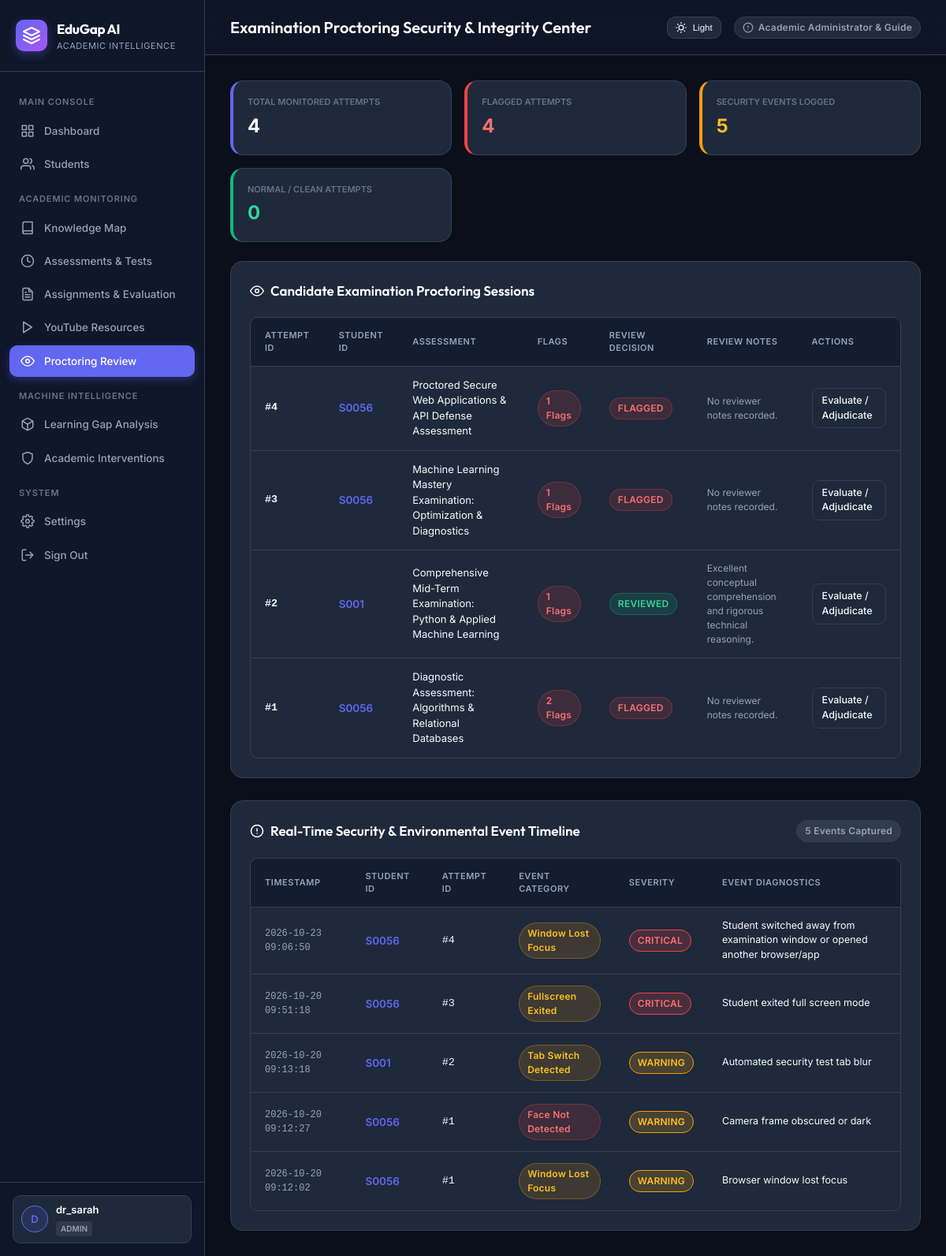
Page /proctoring-review (signed in) on the earlier database version.
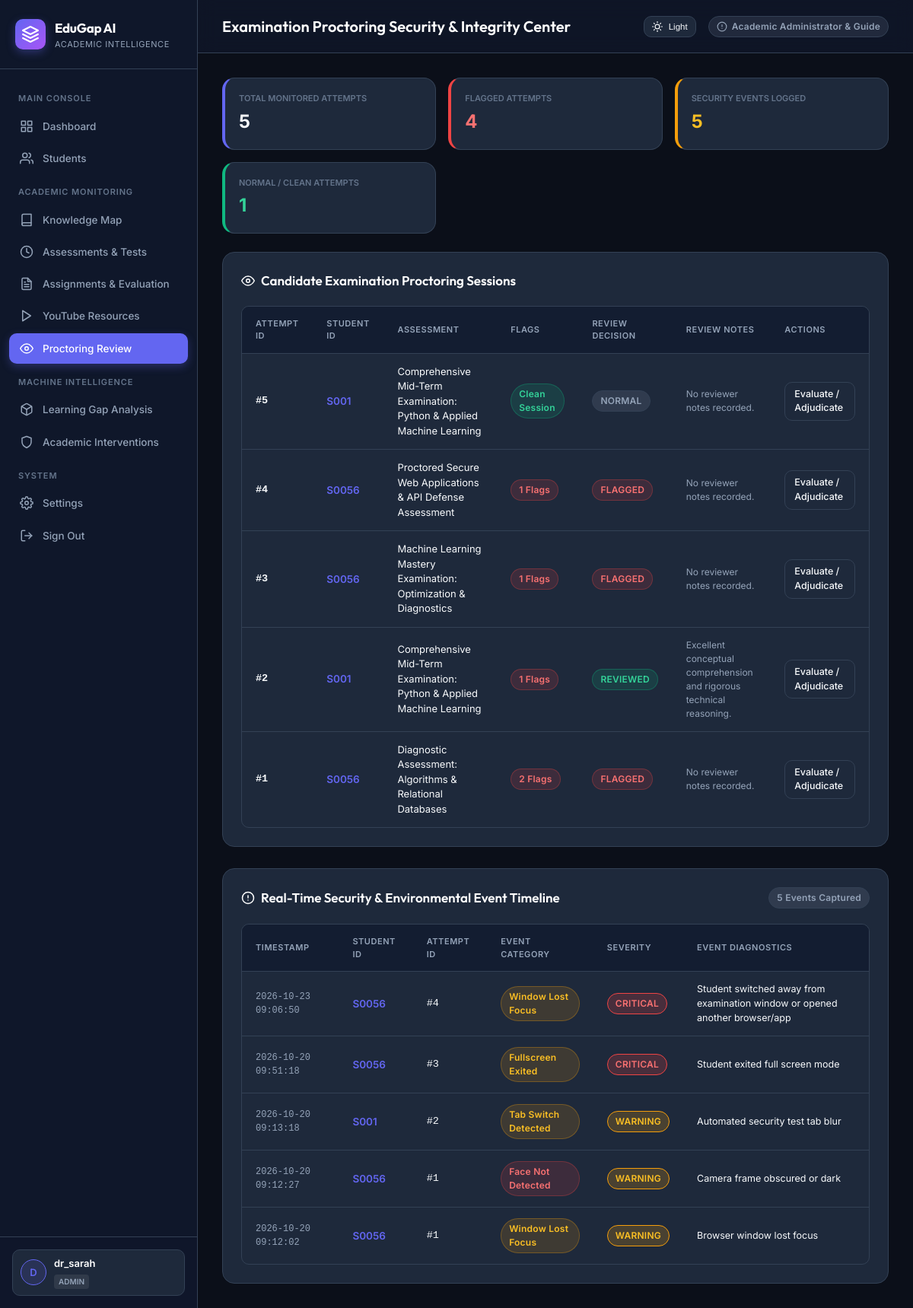
Same page on the later database version.
### tables this page shows
CREATE TABLE assessment_attempts (
        id INTEGER PRIMARY KEY AUTOINCREMENT,
        assessment_id INTEGER NOT NULL,
        student_id TEXT NOT NULL,
        started_at TIMESTAMP DEFAULT CURRENT_TIMESTAMP,
        submitted_at TIMESTAMP,
        time_taken_seconds INTEGER DEFAULT 0,
        score REAL DEFAULT 0.0,
        max_score REAL DEFAULT 100.0,
        percentage REAL DEFAULT 0.0,
        passed INTEGER DEFAULT 0,
        status TEXT DEFAULT 'in_progress', -- 'in_progress', 'submitted', 'evaluated'
        proctoring_flag_count INTEGER DEFAULT 0,
        review_status TEXT DEFAULT 'normal', -- 'normal', 'flagged', 'under_review', 'reviewed'
        review_notes TEXT,
        evaluated_by TEXT,
        evaluated_at TIMESTAMP,
        FOREIGN KEY (assessment_id) REFERENCES assessments(id) ON DELETE CASCADE,
        FOREIGN KEY (student_id) REFERENCES students(student_id)
    );

CREATE TABLE assessments (
        id INTEGER PRIMARY KEY AUTOINCREMENT,
        title TEXT NOT NULL,
        description TEXT,
        subject TEXT NOT NULL,
        topic TEXT NOT NULL,
        duration_minutes INTEGER DEFAULT 30,
        passing_marks REAL DEFAULT 50.0,
        total_marks REAL DEFAULT 100.0,
        negative_marking REAL DEFAULT 0.0,
        attempt_limit INTEGER DEFAULT 1,
        shuffle_questions INTEGER DEFAULT 1,
        shuffle_options INTEGER DEFAULT 1,
        is_proctored INTEGER DEFAULT 1,
        proctoring_strictness TEXT DEFAULT 'Standard',
        assigned_to_student_id TEXT,
        due_date TIMESTAMP,
        is_published INTEGER DEFAULT 1,
        results_published INTEGER DEFAULT 1,
        created_by TEXT DEFAULT 'Admin',
        created_at TIMESTAMP DEFAULT CURRENT_TIMESTAMP
    );

CREATE TABLE proctoring_logs (
        id INTEGER PRIMARY KEY AUTOINCREMENT,
        attempt_id INTEGER NOT NULL,
        student_id TEXT NOT NULL,
        assessment_id INTEGER NOT NULL,
        event_type TEXT NOT NULL, -- 'tab_switch', 'window_blur', 'face_missing', 'multiple_faces', 'fullscreen_exit', 'copy_paste'
        severity TEXT DEFAULT 'warning', -- 'info', 'warning', 'critical'
        details TEXT,
        timestamp TIMESTAMP DEFAULT CURRENT_TIMESTAMP,
        FOREIGN KEY (attempt_id) REFERENCES assessment_attempts(id) ON DELETE CASCADE
    );

### app.py (the view)
@app.route("/proctoring-review")
@login_required
def proctoring_review_page():
    if session.get("role") != "admin":
        flash("Proctoring security review restricted to Academic Administrators.", "error")
        return redirect(url_for("dashboard"))
    connection = get_db_connection()
    attempts = connection.execute("""
        SELECT att.*, a.title as assessment_title, s.name as student_name
        FROM assessment_attempts att
        JOIN assessments a ON a.id = att.assessment_id
        LEFT JOIN students s ON s.student_id = att.student_id
        ORDER BY att.id DESC
    """).fetchall()
    proctoring_logs = connection.execute("""
        SELECT l.*, a.title as assessment_title
        FROM proctoring_logs l
        JOIN assessments a ON a.id = l.assessment_id
        ORDER BY l.id DESC LIMIT 100
    """).fetchall()
    total_attempts = len(attempts)
    flagged_attempts = sum(1 for a in attempts if a["proctoring_flag_count"] > 0)
    clean_attempts = total_attempts - flagged_attempts
    connection.close()
    return render_template(
        "proctoring_review.html",
        attempts=attempts,
        proctoring_logs=proctoring_logs,
        total_attempts=total_attempts,
        flagged_attempts=flagged_attempts,
        clean_attempts=clean_attempts
    )

### app.py (called while the page is built)
def get_db_connection():
    connection = sqlite3.connect(DATABASE)
    connection.row_factory = sqlite3.Row
    return connection

def login_required(f):
    @wraps(f)
    def decorated_function(*args, **kwargs):
        if "user_id" not in session:
            flash("Please authenticate to access the academic platform.", "info")
            return redirect(url_for("login"))
        return f(*args, **kwargs)
    return decorated_function

### templates/proctoring_review.html (shortened to what the changed rows need)
{% extends "base.html" %}
{% block header_title %}Examination Proctoring Security & Integrity Center{% endblock %}
{% block content %}
<div class="proctor-stats-grid">
    <div class="card" style="padding: 18px; border-left: 4px solid var(--primary);">
        <div style="font-size: 11px; text-transform: uppercase; color: var(--text-muted); font-weight: 600;">Total Monitored Attempts</div>
        <div style="font-size: 24px; font-weight: 700; color: var(--text-primary); margin-top: 4px;">{{ total_attempts }}</div>
    </div>
    <div class="card" style="padding: 18px; border-left: 4px solid var(--success);">
        <div style="font-size: 11px; text-transform: uppercase; color: var(--text-muted); font-weight: 600;">Normal / Clean Attempts</div>
        <div style="font-size: 24px; font-weight: 700; color: #34d399; margin-top: 4px;">{{ clean_attempts }}</div>
    </div>
</div>
<div class="card" style="margin-bottom: 28px;">
    <div class="table-container">
        <table>
            <thead>
                <tr>
                    <th>Attempt ID</th>
                    <th>Student ID</th>
                    <th>Assessment</th>
                    <th>Flags</th>
                    <th>Review Decision</th>
                    <th>Review Notes</th>
                    <th>Actions</th>
                </tr>
            </thead>
            <tbody>
                {% for att in attempts %}
                <tr>
                    <td style="font-family: monospace; font-weight: 600;">#{{ att['id'] }}</td>
                    <td style="font-weight: 600; color: var(--primary);">{{ att['student_id'] }}</td>
                    <td style="font-size: 13px;">{{ att['assessment_title'] }}</td>
                    <td>
                        {% if att['proctoring_flag_count'] > 0 %}
                            <span class="badge badge-high">{{ att['proctoring_flag_count'] }} Flags</span>
                        {% else %}
                            <span class="badge badge-low">Clean Session</span>
                        {% endif %}
                    </td>
                    <td>
                        <span class="badge {% if att['review_status'] == 'reviewed' %}badge-low{% elif att['review_status'] == 'flagged' %}badge-high{% elif att['review_status'] == 'under_review' %}badge-medium{% else %}badge-neutral{% endif %}">
                            {{ att['review_status']|upper }}
                        </span>
                    </td>
                    <td style="font-size: 12px; color: var(--text-secondary); max-width: 250px;">
                        {{ att['review_notes'] if att['review_notes'] else 'No reviewer notes recorded.' }}
                    </td>
                    <td>
                        <a href="{{ url_for('evaluate_attempt_view', attempt_id=att['id']) }}" class="btn btn-secondary btn-sm">
                            <span>Evaluate / Adjudicate</span>
                        </a>
                    </td>
                </tr>
                {% else %}
                <tr>
                    <td colspan="7" style="text-align: center; color: var(--text-secondary); padding: 24px;">
                        No examination attempts recorded yet.
                    </td>
                </tr>
                {% endfor %}
            </tbody>
        </table>
    </div>
</div>
<div class="card">
    <div class="table-container">
        <table>
            <thead>
                <tr>
                    <th>Timestamp</th>
                    <th>Student ID</th>
                    <th>Attempt ID</th>
                    <th>Event Category</th>
                    <th>Severity</th>
                    <th>Event Diagnostics</th>
                </tr>
            </thead>
            <tbody>
                {% for log in proctoring_logs %}
                <tr>
                    <td style="font-size: 12px; color: var(--text-secondary); font-family: monospace;">{{ log['timestamp'] }}</td>
                    <td style="font-weight: 600; color: var(--primary);">{{ log['student_id'] }}</td>
                    <td style="font-family: monospace;">#{{ log['attempt_id'] }}</td>
                    <td>
                        {% if log['event_type'] == 'tab_switch' %}
                            <span class="badge badge-medium">Tab Switch Detected</span>
                        {% elif log['event_type'] == 'window_blur' %}
                            <span class="badge badge-medium">Window Lost Focus</span>
                        {% elif log['event_type'] == 'face_missing' %}
                            <span class="badge badge-high">Face Not Detected</span>
                        {% elif log['event_type'] == 'multiple_faces' %}
                            <span class="badge badge-high">Multiple Faces Detected</span>
                        {% elif log['event_type'] == 'fullscreen_exit' %}
                            <span class="badge badge-medium">Fullscreen Exited</span>
                        {% elif log['event_type'] == 'copy_paste' %}
                            <span class="badge badge-high">Copy/Paste Attempt</span>
                        {% else %}
                            <span class="badge badge-neutral">{{ log['event_type'] }}</span>
                        {% endif %}
                    </td>
                    <td>
                        <span class="badge severity-badge-{{ log['severity'] }}">{{ log['severity']|upper }}</span>
                    </td>
                    <td style="font-size: 12.5px; color: var(--text-primary);">
                        {{ log['details'] }}
                    </td>
                </tr>
                {% else %}
                <tr>
                    <td colspan="6" style="text-align: center; color: var(--text-secondary); padding: 24px;">
                        No security flags or integrity events recorded across active sessions.
                    </td>
                </tr>
                {% endfor %}
            </tbody>
        </table>
    </div>
</div>
{% endblock %}

Differences in the rows shown:
added assessment_attempts: id "5", student_id "S001", assessment_title "Comprehensive Mid-Term Examination: Python & Applied Machine Learning", proctoring_flag_count "Clean Session", review_status "NORMAL", att "No reviewer notes recorded."
Other differences:
{{ total_attempts }}: "4" → "5"
{{ clean_attempts }}: "0" → "1"
